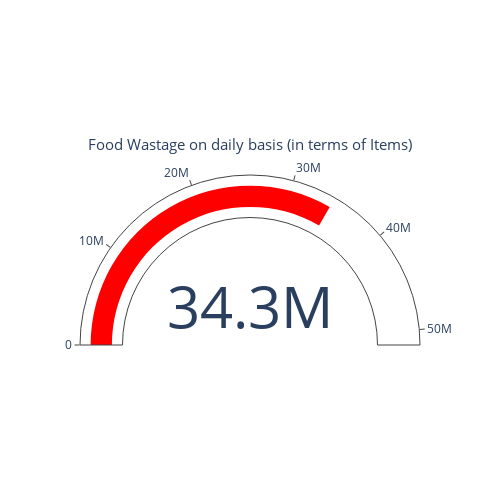

Notebook cell for this chart:
### Code cell
import plotly.graph_objects as go

fig = go.Figure(go.Indicator(
    mode = "gauge+number",
    value = max(li),
    domain = {'x': [0, 1], 'y': [0, 1]},
    title = {'text': "Food Wastage on daily basis (in terms of Items)",'font': {'size': 15}},
    gauge = {
        'bar': {'color': "red"}},
))
fig.update_layout(
    autosize=False,
    width=500,
    height=500)

fig.show()

### Figure 1 — Plotly figure (JSON) as saved in the notebook; plotly's stock layout.template omitted (floating-point values rounded to 4 significant figures)
{"data": [{"domain": {"x": [0, 1], "y": [0, 1]}, "gauge": {"bar": {"color": "red"}}, "mode": "gauge+number", "title": {"font": {"size": 15}, "text": "Food Wastage on daily basis (in terms of Items)"}, "type": "indicator", "value": 34324200}], "layout": {"autosize": false, "height": 500, "width": 500}}
